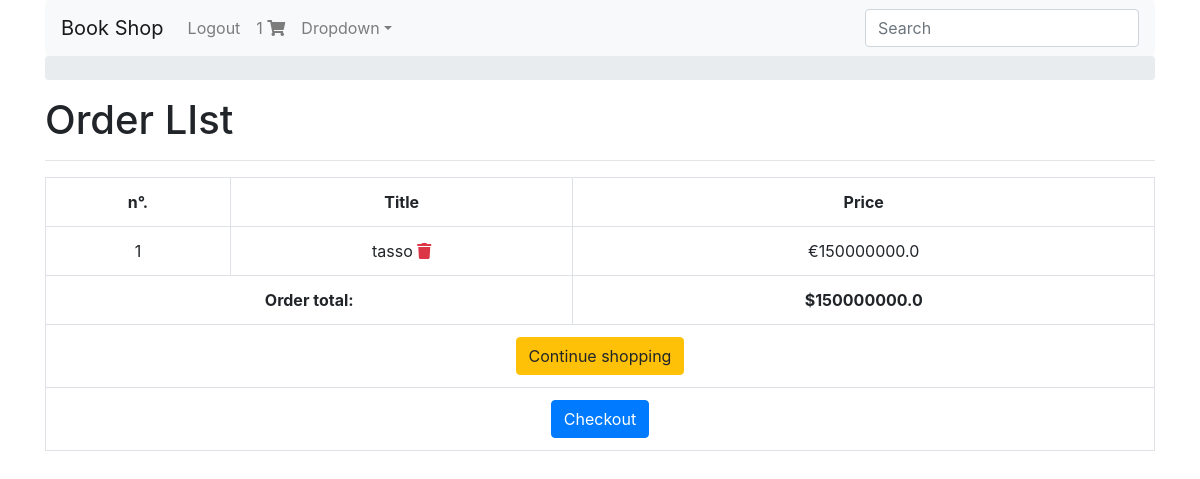
Screenshot of /cart/complete_order_list/ (signed in) with the database file from the repository.
### shopping_list/models.py (models this page shows, shortened)
class Order(models.Model):
  user = models.ForeignKey(settings.AUTH_USER_MODEL,
                             on_delete=models.CASCADE)
  item_checked = models.BooleanField(default=False)
  items = models.ManyToManyField(OrderItem)
  ref_code = models.CharField(max_length=40)
  def get_total(self):
        return self.items.all().aggregate(order_total=Sum('work__price'))['order_total']

class OrderItem(models.Model):
  work = models.ForeignKey(Work, on_delete=models.CASCADE)

### literature/models.py (models this page shows, shortened)
class Work(models.Model):
  maestros = models.ManyToManyField(Maestro)
  title = models.CharField(max_length=50)
  publication_date = models.DateTimeField()
  gendre = models.CharField(max_length=30)
  slug = models.SlugField()
  cover = models.ImageField()
  price = models.FloatField()

### shopping_list/views.py (the view)
# urls.py: path('complete_order_list/', order_view, name='complete_order_list'),
def order_view(request):
  order = get_object_or_404 (Order, user=request.user)
  context = {
    'order': order
  }
  return render(request, "complete_order_list.html", context)

### shopping_list/templatetags/template_tag_file.py (called while the page is built)
@register.filter
def cart_item_count(user):
  if user.is_authenticated:
    qs = Order.objects.filter(user=user, item_checked=False)
    if qs.exists():
      return qs[0].items.count()

### templates/complete_order_list.html
{% extends "base.html" %}
{% block content %}
<h1>Order LIst</h1>
<hr />
<table class="table table-hover table-bordered text-center">
    <tr class="text-center">
        <th>n°.</th>
        <th>Title</th>
        <th>Price</th>
    </tr>
    {% for item in order.items.all %}
    <tr>
        <td>{{ forloop.counter }}</td>
        <td>{{ item.work.title }}
        <span>
        <a href="{% url 'cart:remove-from-cart' item.work.slug %}" class="text-danger">
            <i class="fas fa-trash"></i>
        </a>
        </span></td>
        <td>€{{ item.work.price }}</td>
    </tr>
    {% empty %}
    <tr>
    <td colspan="3">
        There are no items in your cart
    </td>
    </tr>
    {% endfor %}
    {% if order.get_total %}
    <tr>
    <td colspan="2">
        <strong class="pull-right">Order total: </strong>
    </td>
    <td colspan="1">
        <strong>${{ order.get_total }}</strong>
    </td>
    </tr>
    {% endif %}
    <tr>
        <td colspan="3">
            <a href="{% url 'literature:works_list' %}" class="btn btn-warning pull-left">
            {% if order %}
                Continue shopping
            {% else %}
                Add items to your cart
            {% endif %}
            </a>
        </td>
    </tr>
     {% if order.get_total %}
     <tr>
        <td colspan="3">
            <a href="{% url 'cart:checkout' %}" class="btn btn-primary pull-left">
                Checkout
            </a>
        </td>
    </tr>
    {% endif %}
</table>
{% endblock content %}

### templates/navbar.html (shortened to what this page needs)
{% load template_tag_file %}
  <nav class="navbar navbar-expand-lg navbar-light bg-light rounded">
    <a class="navbar-brand" href="{% url 'literature:works_list' %}">Book Shop</a>
    <div class="collapse navbar-collapse" id="navbarsExample09">
      <ul class="navbar-nav mr-auto">
      {% if request.user.is_authenticated %}
      <li class="nav-item">
        <a class="nav-link" href="{% url 'account_logout' %}">Logout</a>
      </li>
      <li class="nav-item">
      <a class="nav-link" href="{% url 'cart:complete_order_list' %}">
        {{ request.user|cart_item_count }}
        <i class="fas fa-shopping-cart"></i>
      </a>
      </li>
      {% endif %}
        <li class="nav-item dropdown">
          <a class="nav-link dropdown-toggle" href="#" id="dropdown09" data-toggle="dropdown" aria-haspopup="true" aria-expanded="false">Dropdown</a>
        </li>
      </ul>
      <form class="form-inline my-2 my-md-0">
        <input class="form-control" type="text" placeholder="Search" aria-label="Search">
      </form>
    </div>
  </nav>

### rows the page displays
OrderItem: work "tasso", work.price "150000000.0"
Order: get_total "150000000.0"

### other values shown
{{ request.user|cart_item_count }} "1"
